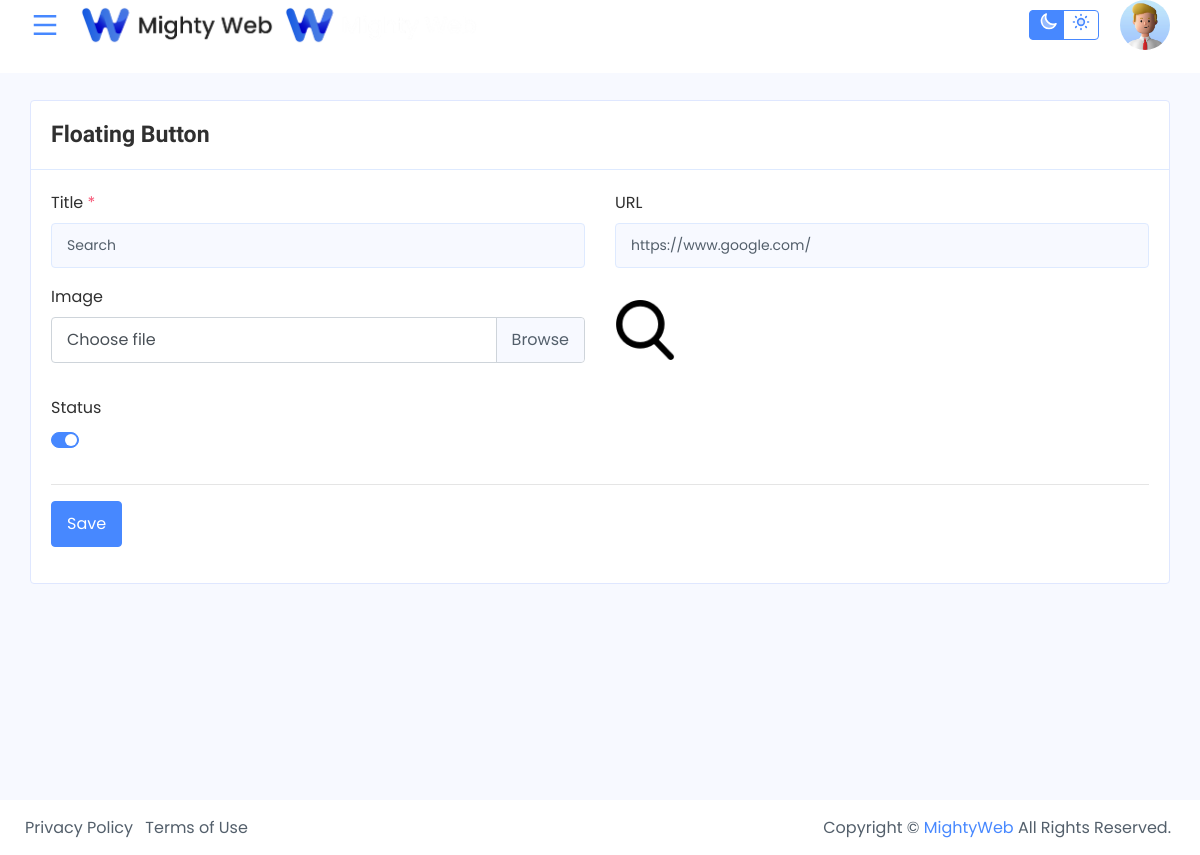
Screenshot of /view/index.php?page=floatingbutton_create&id=1 (signed in) with the database file from the repository.
### tables this page shows
CREATE TABLE `floating_button` ( 
  `id` int unsigned NOT NULL AUTO_INCREMENT, 
  `title` varchar(255) DEFAULT NULL,
  `image` varchar(255) DEFAULT NULL,
  `url` varchar(255) DEFAULT NULL,
  `status` tinyint(1) DEFAULT '1',
  PRIMARY KEY (`id`)
);

### view/floatingbutton/create.php (the view, shortened to what this page needs)
<?php
require_once("../configuration/connection.php");
    $id = isset($_GET) && isset($_GET['id']) ? $_GET['id'] : null;
    $query = "SELECT * FROM `floating_button` WHERE `id` = '".$id."' ";
    $result = mysqli_query($mysqli,$query) or die(mysqli_error($mysqli));
    if(mysqli_num_rows($result) > 0){
        $row = mysqli_fetch_array($result);
    }else {
        $row = null;
    }
?>
<div class="container-fluid">
    <div class="row">
        <div class="col-xl-12 col-lg-12">
            <div class="card">
                <div class="card-header d-flex justify-content-between">
                    <div class="header-title">
                        <h4 class="card-title">Floating Button</h4>
                    </div>
                </div>
                <div class="card-body">
                    <div class="new-user-info">
                        <form method="post"  action="./floatingbutton/save.php" enctype="multipart/form-data">
                            <div class="row">
                                <div class="form-group col-md-6">
                                    <label for="title" class="form-label">Title <span class="text-danger">*</span></label>
                                    <input type="text" class="form-control" name="title" id="title" value ="<?= isset($row) && isset($row['title'])  ? $row['title'] : '' ?>" placeholder="Enter title" required>
                                </div>
                                <div class="form-group col-md-6">
                                    <label for="url" class="form-label">URL </label>
                                    <input type="url" class="form-control" name="url" id="url" value ="<?= isset($row) && isset($row['url'])  ? $row['url'] : '' ?>" placeholder="Enter URL">
                                </div>
                                <div class="form-group col-md-6">
                                    <label for="image" class="form-label">Image</label>
                                    <div class="custom-file mb-3">
                                        <label class="custom-file-label" for="customFile">Choose file</label>
                                    </div>
                                </div>
                                <?php
                                    $image = isset($row) && isset($row['image']) ? $row['image'] : 'default.png';
                                    $path = '../upload/floatingbutton/';
                                ?>
                                <div class="form-group col-md-6 mt-3">
                                    <div class="mm-avatar">
                                        <img class="avatar-60 rounded image_preview" src="<?= $path.$image ?>" alt="#" data-original-title="" title="">
                                    </div>
                                </div>
                                <div class="form-group col-md-6">
                                    <label>Status </label>
                                    <div class="custom-control custom-switch">
                                    </div>
                                </div>
                            </div>
                            <hr>
                            <input type="submit" class="btn btn-primary" value="Save">
                        </form>
                    </div>
                </div>
            </div>
        </div>
    </div>
</div>

### rows the page displays
floating_button: title "Search", url "https://www.google.com/", image (picture)
